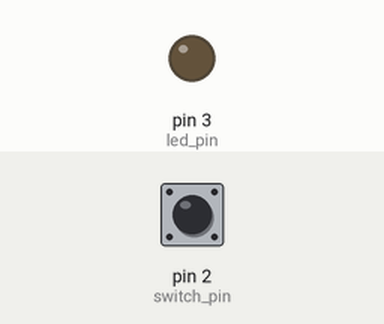
Bench run of a sketch on a simulated Arduino Uno, built with avr-gcc and run on an emulated ATmega328P. Shown: output pins drawn as LEDs (lit = HIGH). Inputs (shaded band) come from the test bench; at power-on: pin 2 (switch_pin) LOW.

Above: at 1.2 s.
1.3 s: pin 2 (switch_pin) pulled HIGH for 0.15 s
At 2.7 s:
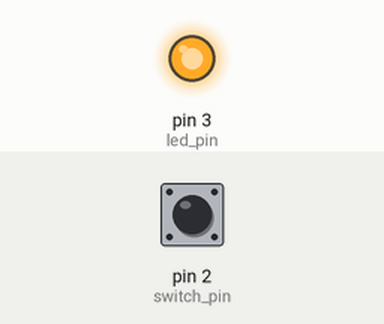
3.0 s: pin 2 (switch_pin) pulled HIGH for 1 s
At 3.8 s:
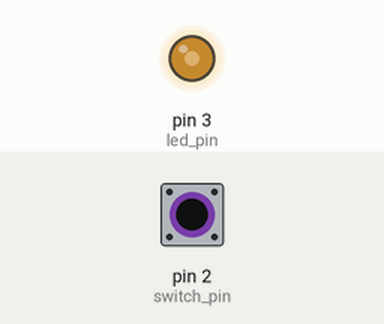
5.5 s: pin 2 (switch_pin) pulled HIGH for 3.2 s
At 9.7 s:
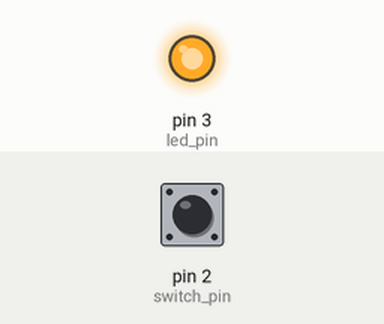
Timing chart, 0 to 11.2 s (numbered marks = the images above; inputs shaded):
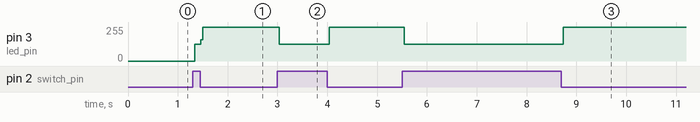

Measured:
- after the input at 1.3 s, pin 3 (led_pin): 0/255 → 127/255 at once, → 255/255 0.12 s later
- after the input at 3.0 s, pin 3 (led_pin): 255/255 → 127/255 at once, → 255/255 1.0 s later
- after the input at 5.5 s, pin 3 (led_pin): 255/255 → 127/255 at once, → 255/255 3.2 s later

The sketch:

c03_variables.ino
```cpp
const int switch_pin = 2;
const int led_pin = 3;

int led_state = LOW;

void setup() {
    // Define the switch pin as input (Switch)
    pinMode(switch_pin, INPUT);
    // Define the led pin as output (LED)
    pinMode(led_pin, OUTPUT);
}

void loop() {
    // Verify the LED state
    if(led_state == LOW) {
        // Verify if the Switch is pressed
        if(digitalRead(switch_pin) == HIGH) {
            // Turn on the LED
            digitalWrite(led_pin, HIGH);
            // Change the LED state variable value
            led_state = HIGH;
        }
    } else {
        // Verify if the Switch is pressed
        if(digitalRead(switch_pin) == HIGH) {
            // Turn off the LED
            digitalWrite(led_pin, LOW);
            // Change the LED state variable value
            led_state = LOW;
        }
    }
}
```
